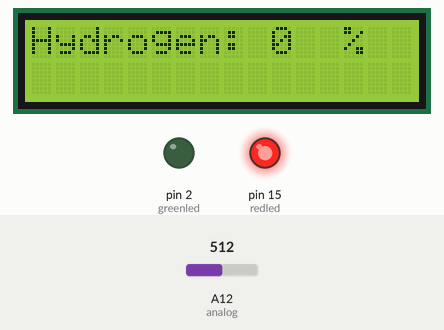
Recording of a sketch running on a simulated Arduino Mega 2560, built with avr-gcc and run on an emulated ATmega2560. Parts: 16×2 character LCD, output pins drawn as LEDs (lit = HIGH). The test bench sets the inputs (shaded band); at power-on: A12 (analog) = 512. What the sketch prints to the serial monitor is not drawn.

Above: at 1.2 s.
1.3 s: A12 (analog) set to 716
At 2.3 s:
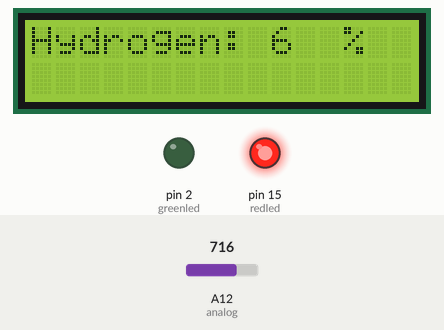
3.0 s: A12 (analog) set to 824
At 3.7 s:
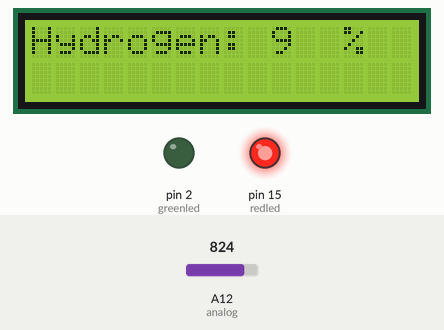
6.0 s: A12 (analog) set to 854
At 7.3 s:
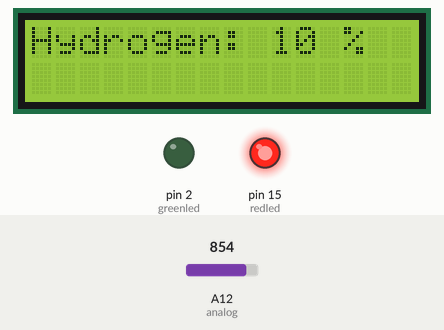
Timing chart, 0 to 9.0 s (numbered marks = the images above; inputs shaded):
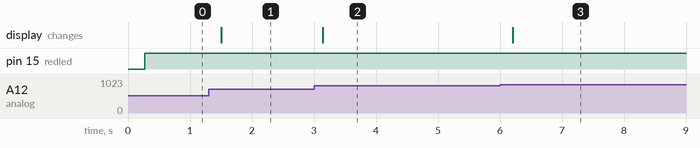

The sketch:

IRON_MAN.ino
```cpp
//VSS GRND
//VDD +
//V0 variable resistor (contrast)
//RS pin 22
//RW GRND
//Enable pin 23
//D4 pin 5
//D5 pin 18
//D6 pin 19
//D7 pin 21
//A 220 resistor (led)
//K led GRND

#include<LiquidCrystal.h>

int digital=17;
int analog=12;
int redled = 15;
int greenled = 2;
int gasvalue;
LiquidCrystal lcd(22, 23, 5, 18, 19, 21);


void setup() {
  Serial.begin(9600);
  pinMode(digital,INPUT);
  pinMode(redled, OUTPUT);
  pinMode(greenled, OUTPUT);
  lcd.begin(16, 2);
  lcd.clear();

}

void loop() {
gasvalue = analogRead(analog);
gasvalue= ((gasvalue-500)/34);
  if(gasvalue <= 0) {
    gasvalue = 0;
  }
  else if(gasvalue > 100) {
    gasvalue = 100;
  }

  lcd.clear();
  lcd.print("Hydrogen:    %");
  lcd.setCursor(10,0);
  lcd.print(gasvalue);
  delay(200);

  Serial.println(gasvalue);


  if(gasvalue < 90) {
  digitalWrite(redled, HIGH);
  digitalWrite(greenled, LOW);
  }
  else {
  digitalWrite(redled, LOW);
  digitalWrite(greenled, HIGH);
  }

}
```

Measured:
- after the input at 1.3 s, the display: changes after 0.20 s (image 1)
- after the input at 3.0 s, the display: changes after 0.14 s (image 2)
- after the input at 6.0 s, the display: changes after 0.21 s (image 3)
